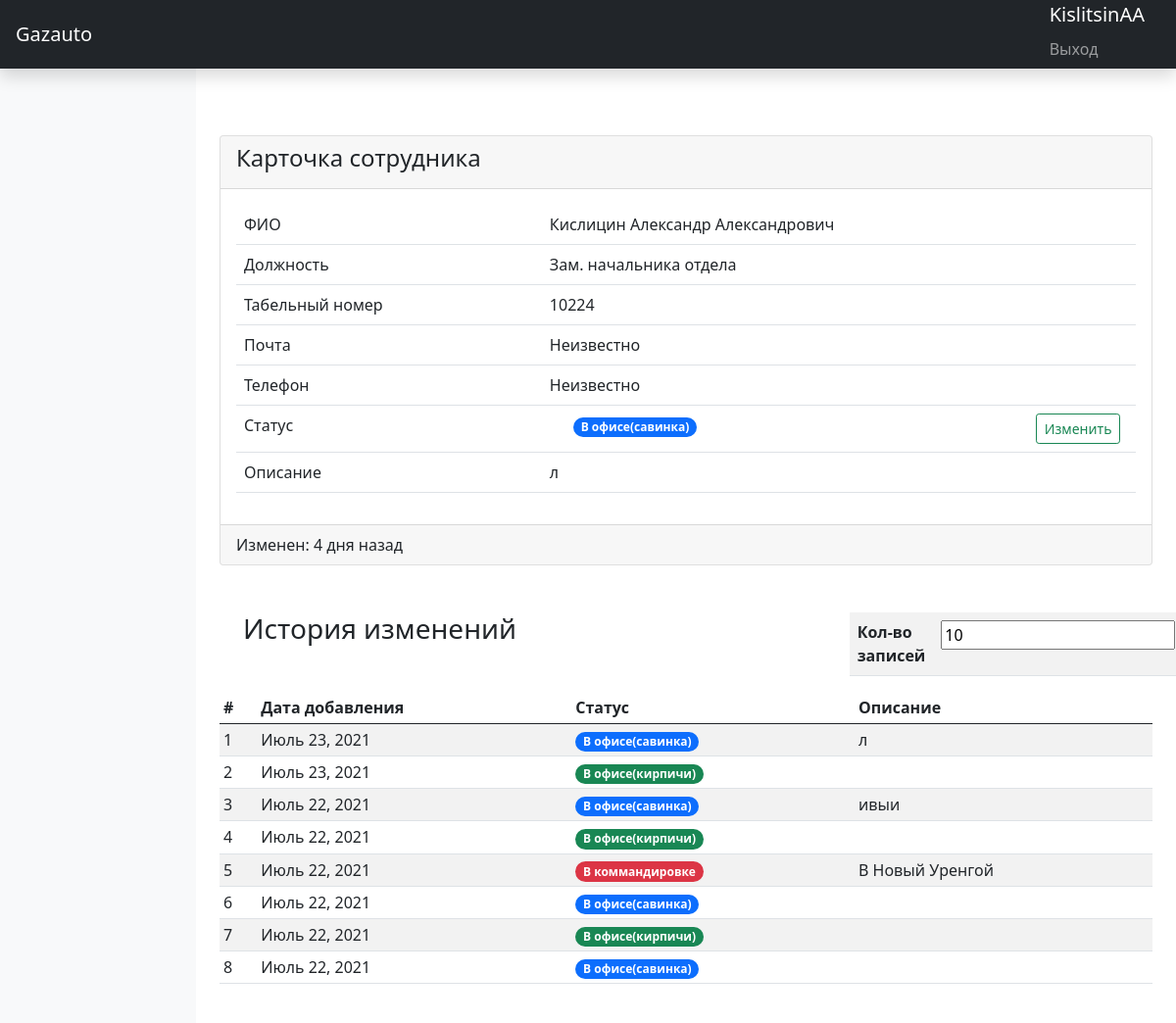
/user/kislitsinaa10224/ (signed in), run on an earlier commit of the app's database.
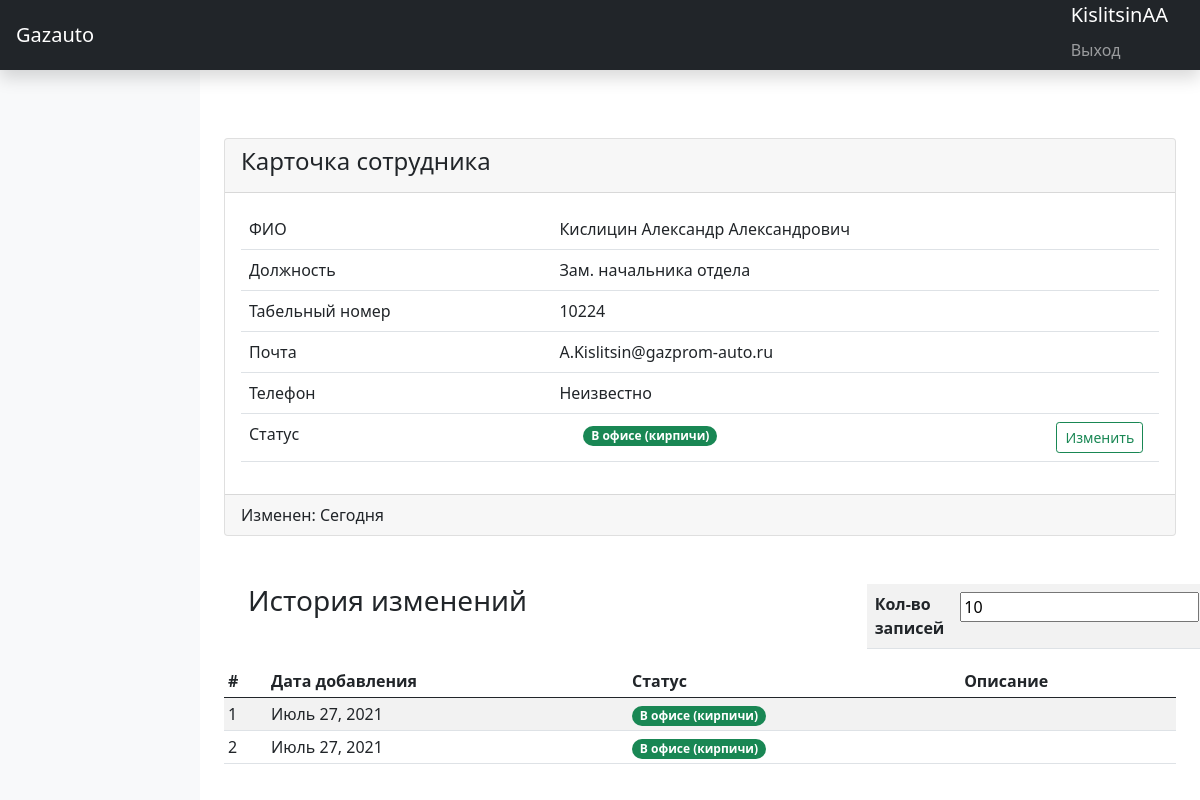
And on a later commit of the database.
### statistic_app/models.py (models this page shows, shortened)
class Profile(models.Model):
    user = models.OneToOneField(User, on_delete=models.SET_NULL, null=True, verbose_name="Пользователь")
    father_name = models.CharField("Отчество", max_length=200, blank=True, null=True)
    tabel_num = models.IntegerField(verbose_name="Табельный номер", default=0)
    position = models.CharField("Должность", max_length=200)
    user_location = models.ForeignKey(UserLocation, verbose_name="Местоположение пользователя",
                                      on_delete=models.SET_NULL, null=True)
    url = models.SlugField(max_length=255, unique=True, db_index=True, verbose_name="URL", default=None, null=True,
                           blank=True)
    phone_number = models.CharField(max_length=12, blank=True, null=True)
    description = models.TextField("Описание события", null=True, blank=True)
    class Meta:
        ordering = ['-user.username']
    class Meta:
        verbose_name = "Сотрудник"
        verbose_name_plural = "Сотрудники"

class UserLocation(models.Model):
    BOOTSTRAP4_STYLE = [
        ('badge rounded-pill bg-primary', 'синий'),
        ('badge rounded-pill bg-secondary', 'серый'),
        ('badge rounded-pill bg-success', 'зеленый'),
        ('badge rounded-pill bg-info text-dark', 'голубой'),
        ('badge rounded-pill bg-warning text-dark', 'желтый'),
        ('badge rounded-pill bg-danger', 'красный'),
        ('badge rounded-pill bg-light text-dark', 'светлый'),
        ('badge rounded-pill bg-dark', 'темный')
    ]
    location = models.CharField("Местоположение пользователя", max_length=200, unique=True)
    loc_description = models.TextField("Описание местоположение", blank=True, null=True)
    loc_class = models.CharField("Класс bootstrap", max_length=200, choices=BOOTSTRAP4_STYLE,
                                 default='badge badge-pill badge-primary')
    class Meta:
        verbose_name = "Местоположение"
        verbose_name_plural = "Местоположения"

class UserStatistic(models.Model):
    user_name = models.ForeignKey(Profile, verbose_name="Пользователь", on_delete=models.SET_NULL, null=True)
    user_location = models.ForeignKey(UserLocation, verbose_name="Местоположение пользователя",
                                      on_delete=models.SET_NULL, null=True)
    description = models.TextField("Описание события", null=True, blank=True)
    pub_date = models.DateField('Время публикации', auto_now_add=True)
    class Meta:
        verbose_name = "Статистика пользователя"
        verbose_name_plural = "Статистика пользователей"
    def when_add(self):
        now = timezone.now().date()
        diff = now - self.pub_date
        if diff.days == 0:
            return "Сегодня"
        if diff.days == 1:
            return "1 день назад"
        if diff.days < 5:
            return f"{diff.days} дня назад"
        return f"{diff.days} дней назад"

### statistic_app/views.py (the view, shortened to what this page needs)
# urls.py: path('user/<str:slug>/', UserDetailView.as_view(), name='user_detail'),
class UserDetailView(LoginRequiredMixin, View):
    login_url = '/accounts/login'
    model = Profile
    slug_field = "url"
    template_name = "user/user_detail.html"
    pagination = 10
    def get(self, request, slug):
        contex = self.get_context_data(slug)
        return render(request, self.template_name, contex)
    def get_context_data(self, slug):
        context = {}
        object = get_object_or_404(self.model, url__iexact=slug)
        context['profile'] = get_object_or_404(self.model, url__iexact=slug)
        context['statistics'] = UserStatistic.objects.filter(user_name=object).order_by('-pk')[:self.pagination]
        if context['statistics']:
            context['statistic'] = context['statistics'][0]
        context['pagination'] = self.pagination
        return context

### templates/user/user_detail.html (shortened to what this page needs)
{% extends 'index.html' %}
{% block contents %}
<div class="card">
    <div class="card-header">
        <h4>Карточка сотрудника</h4>
    </div>
    <div class="card-body">
        <table class="table table-hover" id="telemetry_table1">
            <tbody>
            <tr>
                <td>ФИО</td>
                <td>{{ profile.user.last_name }} {{ profile.user.first_name }} {{ profile.father_name }}</td>
            </tr>
            <tr>
                <td>Должность</td>
                <td>{{ profile.position }}</td>
            </tr>
            <tr>
                <td>Табельный номер</td>
                <td>{{ profile.tabel_num }}</td>
            </tr>
            <tr>
                <td>Почта</td>
                <td>{% if profile.user.email %}{{ profile.user.email }}{% else %}Неизвестно{% endif %}</td>
            </tr>
            <tr>
                <td>Телефон</td>
                <td>{% if profile.phone_number %}{{ profile.phone_number }}{% else %}Неизвестно{% endif %}</td>
            </tr>
            <tr>
                <td>Статус</td>
                <td>
                    <div class="container">
                        <div class="row">
                            <div class="col-sm-10">
                                <span class="{{ profile.user_location.loc_class }}">{{ profile.user_location.location }}</span>
                            </div>
                            <div class="col-sm-2">
                                {% if user.is_authenticated and user.username == profile.user.username or user.is_superuser %}
                                <a class="btn btn-outline-success btn-sm" href="{% url 'user_update' profile.url %}"
                                   role="button">Изменить</a>
                                {% endif %}
                            </div>
                        </div>
                    </div>
                </td>
            </tr>
            {% if statistic.description %}
            <tr>
                <td>Описание</td>
                <td>{{ statistic.description }}</td>
            </tr>
            {% endif %}
            </tbody>
        </table>
    </div>
    <div class="card-footer">
        {% if statistic.when_add %}Изменен: {{ statistic.when_add }}{% else %} Дата изменения неизвестна
        {% endif %}
    </div>
</div>
<div class="pt-5 pb-2 mb-3">
    <div class="container">
        <div mt-xl-4>
            <div class="row justify-content-end">
                <div class="col-8">
                    <h3>История изменений</h3>
                </div>
                <div class="col-4">
                    <table class="table table-striped">
                        <tbody>
                        <th scope="col">Кол-во записей</th>
                        <th scope="col"><form action="" method="post">{% csrf_token %}<input type="number" id="replyNumber" min="1" data-bind="value:replyNumber"
                                               name="pagination" value="{{ pagination }}"/></form></th>
                        </tbody>
                    </table>
                </div>
            </div>
        </div>
    </div>
    <div class="table-responsive">
        <table class="table table-striped table-sm">
            <thead>
            <tr>
                <th>#</th>
                <th>Дата добавления</th>
                <th>Статус</th>
                <th>Описание</th>
            </tr>
            </thead>
            <tbody>
            {% for stat in statistics %}
            <tr>
                <td>{{ forloop.counter }}</td>
                <td>{{ stat.pub_date }}</td>
                <td><span class="{{ stat.user_location.loc_class }}">{{ stat.user_location.location }}</span></td>
                <td>{{ stat.description }}</td>
            </tr>
            {% endfor %}
            </tbody>
        </table>
    </div>
</div>
{% endblock %}

What changed in the data, as far as the page shows it:
removed UserStatistic: description "л", when_add "4 дня назад", pub_date "Июль 23, 2021", user_location.location "В офисе(савинка)"
removed UserStatistic: pub_date "Июль 23, 2021", user_location.location "В офисе(кирпичи)"
removed UserStatistic: pub_date "Июль 22, 2021", user_location.location "В офисе(савинка)", description "ивыи"
removed UserStatistic: pub_date "Июль 22, 2021", user_location.location "В офисе(кирпичи)"
removed UserStatistic: pub_date "Июль 22, 2021", user_location.location "В коммандировке", description "В Новый Уренгой"
removed UserStatistic: pub_date "Июль 22, 2021", user_location.location "В офисе(савинка)"
removed UserStatistic: pub_date "Июль 22, 2021", user_location.location "В офисе(кирпичи)"
removed UserStatistic: pub_date "Июль 22, 2021", user_location.location "В офисе(савинка)"
changed Profile "Александрович": user.email (not shown) → "A.Kislitsin@gazprom-auto.ru"; user_location_id 3 → 2 (drawn); user_location.location "В офисе(савинка)" → "В офисе (кирпичи)"
added UserStatistic: when_add "Сегодня", pub_date "Июль 27, 2021", user_location.location "В офисе (кирпичи)"
added UserStatistic: pub_date "Июль 27, 2021", user_location.location "В офисе (кирпичи)"
Also different on the page:
text no longer shown: "Неизвестно Описание"
